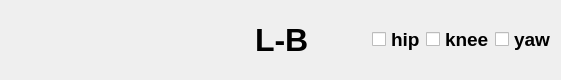
<?xml version="1.0" encoding="UTF-8"?>
<ui version="4.0">
 <class>DataPlotWidget</class>
 <widget class="QWidget" name="DataPlotWidget">
  <property name="geometry">
   <rect>
    <x>0</x>
    <y>0</y>
    <width>561</width>
    <height>80</height>
   </rect>
  </property>
  <property name="acceptDrops">
   <bool>true</bool>
  </property>
  <property name="windowTitle">
   <string>Plot</string>
  </property>
  <layout class="QVBoxLayout" name="verticalLayout">
   <property name="spacing">
    <number>0</number>
   </property>
   <property name="leftMargin">
    <number>0</number>
   </property>
   <property name="topMargin">
    <number>0</number>
   </property>
   <property name="rightMargin">
    <number>0</number>
   </property>
   <property name="bottomMargin">
    <number>0</number>
   </property>
   <item>
    <layout class="QHBoxLayout" name="dataPlotControls">
     <property name="spacing">
      <number>0</number>
     </property>
     <property name="leftMargin">
      <number>5</number>
     </property>
     <property name="topMargin">
      <number>5</number>
     </property>
     <property name="rightMargin">
      <number>5</number>
     </property>
     <property name="bottomMargin">
      <number>5</number>
     </property>
     <item>
      <spacer name="horizontalSpacer_5">
       <property name="orientation">
        <enum>Qt::Horizontal</enum>
       </property>
       <property name="sizeHint" stdset="0">
        <size>
         <width>40</width>
         <height>20</height>
        </size>
       </property>
      </spacer>
     </item>
     <item>
      <spacer name="horizontalSpacer_4">
       <property name="orientation">
        <enum>Qt::Horizontal</enum>
       </property>
       <property name="sizeHint" stdset="0">
        <size>
         <width>40</width>
         <height>20</height>
        </size>
       </property>
      </spacer>
     </item>
     <item>
      <spacer name="horizontalSpacer_3">
       <property name="orientation">
        <enum>Qt::Horizontal</enum>
       </property>
       <property name="sizeHint" stdset="0">
        <size>
         <width>40</width>
         <height>20</height>
        </size>
       </property>
      </spacer>
     </item>
     <item>
      <spacer name="horizontalSpacer_2">
       <property name="orientation">
        <enum>Qt::Horizontal</enum>
       </property>
       <property name="sizeHint" stdset="0">
        <size>
         <width>40</width>
         <height>20</height>
        </size>
       </property>
      </spacer>
     </item>
     <item>
      <widget class="QLabel" name="label">
       <property name="font">
        <font>
         <pointsize>24</pointsize>
         <weight>75</weight>
         <bold>true</bold>
        </font>
       </property>
       <property name="text">
        <string>L-B</string>
       </property>
      </widget>
     </item>
     <item>
      <spacer name="horizontalSpacer">
       <property name="orientation">
        <enum>Qt::Horizontal</enum>
       </property>
       <property name="sizeHint" stdset="0">
        <size>
         <width>40</width>
         <height>20</height>
        </size>
       </property>
      </spacer>
     </item>
     <item>
      <widget class="QCheckBox" name="checkBox_hip">
       <property name="font">
        <font>
         <pointsize>14</pointsize>
         <weight>75</weight>
         <bold>true</bold>
        </font>
       </property>
       <property name="text">
        <string>hip</string>
       </property>
      </widget>
     </item>
     <item>
      <widget class="QCheckBox" name="checkBox_knee">
       <property name="font">
        <font>
         <pointsize>14</pointsize>
         <weight>75</weight>
         <bold>true</bold>
        </font>
       </property>
       <property name="text">
        <string>knee</string>
       </property>
      </widget>
     </item>
     <item>
      <widget class="QCheckBox" name="checkBox_yaw">
       <property name="font">
        <font>
         <pointsize>14</pointsize>
         <weight>75</weight>
         <bold>true</bold>
        </font>
       </property>
       <property name="text">
        <string>yaw</string>
       </property>
      </widget>
     </item>
    </layout>
   </item>
   <item>
    <layout class="QHBoxLayout" name="data_plot_layout">
     <property name="spacing">
      <number>0</number>
     </property>
    </layout>
   </item>
  </layout>
 </widget>
 <resources/>
 <connections/>
</ui>
